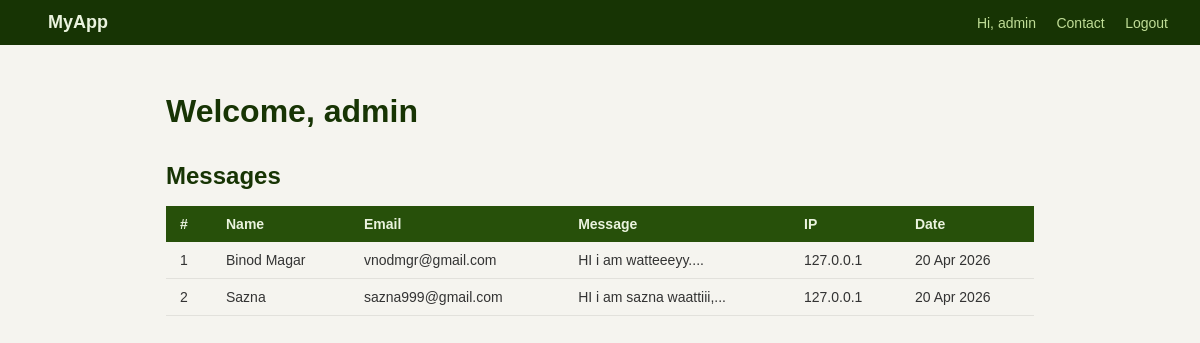
The app's page / (signed in) with its own data.
### default/models.py (models this page shows, shortened)
class check_form(models.Model):
    name       = models.CharField(max_length=100)
    email      = models.EmailField()
    message    = models.TextField()
    ip_address = models.GenericIPAddressField(null=True, blank=True)
    created_at = models.DateTimeField(auto_now_add=True)

### default/views.py (the view)
# urls.py: path('', views.home, name='home'),
def home(request):
    if not request.session.get('user_id'):
        return redirect('login')
    messages_data = check_form.objects.all().order_by('-created_at')
    context = {
        'username': request.session.get('username'),
        'messages_data': messages_data,
    }
    return render(request, 'main/home.html', context)

### default/templates/main/home.html (shortened to what this page needs)
{% extends 'main/base.html' %}
{% block content %}
<div class="page">
    <h1>Welcome, {{ username }}</h1>
    <h2 style="margin:2rem 0 1rem;">Messages</h2>
    {% if messages_data %}
    <table>
        <thead>
            <tr>
                <th>#</th>
                <th>Name</th>
                <th>Email</th>
                <th>Message</th>
                <th>IP</th>
                <th>Date</th>
            </tr>
        </thead>
        <tbody>
            {% for msg in messages_data %}
            <tr>
                <td>{{ forloop.counter }}</td>
                <td>{{ msg.name }}</td>
                <td>{{ msg.email }}</td>
                <td>{{ msg.message|truncatechars:50 }}</td>
                <td>{{ msg.ip_address }}</td>
                <td>{{ msg.created_at|date:"d M Y" }}</td>
            </tr>
            {% endfor %}
        </tbody>
    </table>
    {% else %}
        <p style="color:#888;">No messages yet.</p>
    {% endif %}
</div>
{% endblock %}

### default/templates/main/base.html (shortened to what this page needs)
{% load static %}
<!DOCTYPE html>
<html>
<head>
    <link rel="stylesheet" href="{% static 'css/style.css' %}">
</head>
<body>
<nav>
    <a href="{% url 'home' %}" class="logo">MyApp</a>
    <div>
        {% if request.session.username %}
            <span style="color:#c0dd97;font-size:14px;">Hi, {{ request.session.username }}</span>
            <a href="{% url 'checkform' %}">Contact</a>
            <a href="{% url 'logout' %}">Logout</a>
        {% else %}
            <a href="{% url 'login' %}">Login</a>
            <a href="{% url 'register' %}">Register</a>
        {% endif %}
    </div>
</nav>
{% block content %}{% endblock %}
</body>
</html>

### static/css/style.css (style rules this page uses)
* { margin: 0; padding: 0; box-sizing: border-box; }
body { font-family: Arial, Helvetica, sans-serif; background: #f5f4ef; color: #333; min-height: 100vh; }
nav { background: #173404; padding: 0.75rem 2rem; display: flex; justify-content: space-between; align-items: center; }
nav a { color: #c0dd97; text-decoration: none; font-size: 14px; margin-left: 1rem; }
.logo { font-size: 18px; font-weight: 600; color: #eaf3de !important; }
h1, h2 { margin-bottom: 1.5rem; color: #173404; }
table { width: 100%; border-collapse: collapse; font-size: 14px; }
th { background: #27500a; color: #eaf3de; padding: 10px 14px; text-align: left; }
td { padding: 10px 14px; border-bottom: 0.5px solid rgba(0,0,0,0.08); }
.page { max-width: 900px; margin: 2rem auto; padding: 1rem; }

### records on screen
check_form: name "Binod Magar", email "vnodmgr@gmail.com", message "HI i am watteeeyy....", ip_address "127.0.0.1", created_at "20 Apr 2026"
check_form: name "Sazna", email "sazna999@gmail.com", message "HI i am sazna waattiii,...", ip_address "127.0.0.1", created_at "20 Apr 2026"

### other values on screen
{{ request.session.username }} "admin"
{{ username }} "admin"
